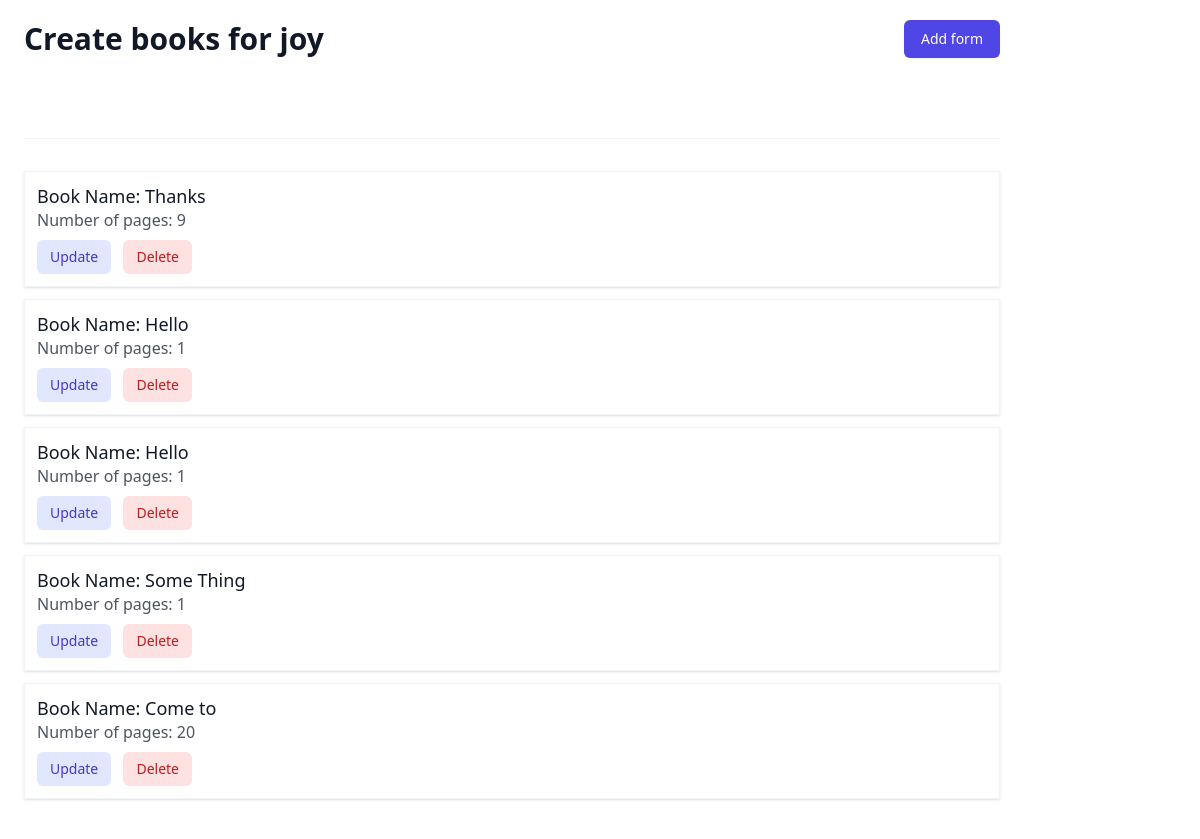
Page /2/create_book on the committed database.
### books/models.py (models this page shows, shortened)
class Author(models.Model):
    name = models.CharField(max_length=50)

class Book(models.Model):
    author = models.ForeignKey(Author, on_delete=models.CASCADE)
    title = models.CharField(max_length=100)
    number_of_page = models.PositiveIntegerField(default=1)

### books/views.py (the view, shortened to what this page needs)
# urls.py: path('<pk>/create_book', create_book, name="create-book"),
def create_book(request, pk):
    author = Author.objects.get(pk=pk)
    form = BookForm(request.POST or None)
    book = Book.objects.filter(author=author)
    context = {
        'form': form,
        'author':author,
        'books': book
    }
    return render(request, "create_book.html", context)

### books/templates/create_book.html (shortened to what this page needs)
{% extends "base.html" %}
{% block content %}
<div class="md:flex md:items-center md:justify-between">
    <div class="flex-1 min-w-0">
        <h2 class="text-2xl font-bold leading-7 text-gray-900 sm:text-3xl sm:truncate">
            Create books for {{ author.name }}
        </h2>
    </div>
    <div class="mt-4 flex md:mt-0 md:ml-4">
        <button type="button" hx-get="{% url 'htmx-book' %}" hx-target="#bookforms" hx-swap="beforeend"
            class="ml-3 inline-flex items-center px-4 py-2 border border-transparent rounded-md shadow-sm text-sm font-medium text-white bg-indigo-600 hover:bg-indigo-700 focus:outline-none focus:ring-2 focus:ring-offset-2 focus:ring-indigo-500">
            Add form
        </button>
    </div>
</div>
<div id="bookforms" class="py-5 mt-5"></div>
<div class="mt-5 py-5 border-t border-gray-100">
    {% for book in books %}
    {% include "partials/book_detail.html" %}
    {% endfor %}
</div>
{% endblock %}

### books/templates/partials/book_detail.html (shortened to what this page needs)
<div hx-target="this" hx-swap="outerHTML" class="mt-3 py-3 px-3 bg-white shadow border border-gray-100">
    <h3 class="text-lg leading-6 font-medium text-gray-900">
        Book Name: {{ book.title }}
    </h3>
    <p class="text-gray-600">Number of pages: {{ book.number_of_page }}</p>
    <div class="mt-2">
        <button hx-get="{% url 'update-book' book.id %}"
            class="inline-flex items-center px-3 py-2 border border-transparent text-sm leading-4 font-medium rounded-md text-indigo-700 bg-indigo-100 hover:bg-indigo-200 focus:outline-none focus:ring-2 focus:ring-offset-2 focus:ring-indigo-500">
            Update
        </button>
        <button hx-post="{% url 'delete-book' book.id %}"
            class="ml-2 inline-flex items-center px-3 py-2 border border-transparent text-sm leading-4 font-medium rounded-md text-red-700 bg-red-100 hover:bg-red-200 focus:outline-none focus:ring-2 focus:ring-offset-2 focus:ring-red-500">Delete</button>
    </div>
</div>

### rows in the picture
Author: name "joy"
Book: title "Thanks", number_of_page "9"
Book: title "Hello", number_of_page "1"
Book: title "Hello", number_of_page "1"
Book: title "Some Thing", number_of_page "1"
Book: title "Come to", number_of_page "20"
